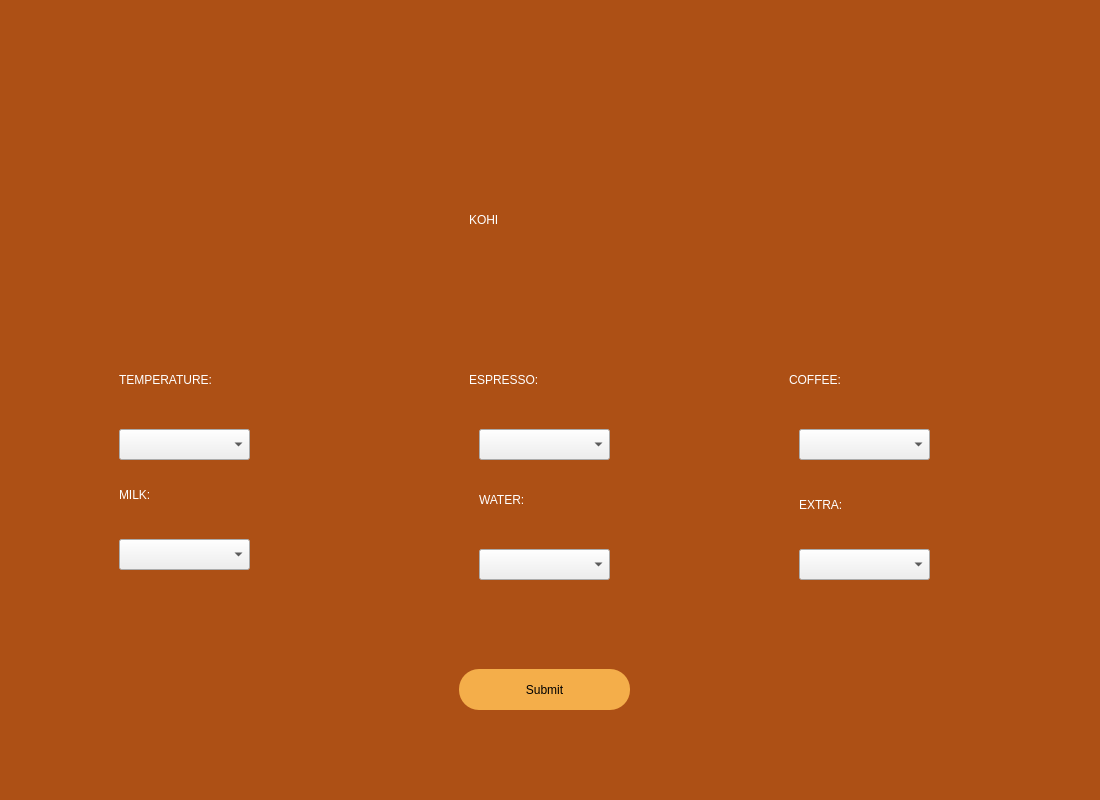
<?xml version="1.0" encoding="UTF-8"?>
<ui version="4.0">
 <class>Dialog</class>
 <widget class="QDialog" name="Dialog">
  <property name="geometry">
   <rect>
    <x>0</x>
    <y>0</y>
    <width>1100</width>
    <height>800</height>
   </rect>
  </property>
  <property name="windowTitle">
   <string>Dialog</string>
  </property>
  <widget class="QWidget" name="widget" native="true">
   <property name="geometry">
    <rect>
     <x>-1</x>
     <y>-1</y>
     <width>1101</width>
     <height>801</height>
    </rect>
   </property>
   <property name="styleSheet">
    <string notr="true">QWidget#widget{
background-color: rgb(173, 80, 21);}
</string>
   </property>
   <widget class="QPushButton" name="But1">
    <property name="geometry">
     <rect>
      <x>460</x>
      <y>670</y>
      <width>171</width>
      <height>41</height>
     </rect>
    </property>
    <property name="styleSheet">
     <string notr="true">border-radius:20px;
background-color: rgb(244, 174, 74);</string>
    </property>
    <property name="text">
     <string>Submit</string>
    </property>
   </widget>
   <widget class="QComboBox" name="comboBox">
    <property name="geometry">
     <rect>
      <x>120</x>
      <y>430</y>
      <width>131</width>
      <height>31</height>
     </rect>
    </property>
    <item>
     <property name="text">
      <string/>
     </property>
    </item>
    <item>
     <property name="text">
      <string>Hot</string>
     </property>
    </item>
    <item>
     <property name="text">
      <string>Cold</string>
     </property>
    </item>
    <item>
     <property name="text">
      <string>Steaming</string>
     </property>
    </item>
    <item>
     <property name="text">
      <string>Warm</string>
     </property>
    </item>
    <item>
     <property name="text">
      <string>Scalding</string>
     </property>
    </item>
   </widget>
   <widget class="QComboBox" name="comboBox3">
    <property name="geometry">
     <rect>
      <x>800</x>
      <y>430</y>
      <width>131</width>
      <height>31</height>
     </rect>
    </property>
    <item>
     <property name="text">
      <string/>
     </property>
    </item>
    <item>
     <property name="text">
      <string>No</string>
     </property>
    </item>
    <item>
     <property name="text">
      <string>Yes</string>
     </property>
    </item>
   </widget>
   <widget class="QComboBox" name="comboBox4">
    <property name="geometry">
     <rect>
      <x>120</x>
      <y>540</y>
      <width>131</width>
      <height>31</height>
     </rect>
    </property>
    <item>
     <property name="text">
      <string/>
     </property>
    </item>
    <item>
     <property name="text">
      <string>No</string>
     </property>
    </item>
    <item>
     <property name="text">
      <string>Yes</string>
     </property>
    </item>
   </widget>
   <widget class="QComboBox" name="comboBox5">
    <property name="geometry">
     <rect>
      <x>480</x>
      <y>550</y>
      <width>131</width>
      <height>31</height>
     </rect>
    </property>
    <item>
     <property name="text">
      <string/>
     </property>
    </item>
    <item>
     <property name="text">
      <string>No</string>
     </property>
    </item>
    <item>
     <property name="text">
      <string>Yes</string>
     </property>
    </item>
   </widget>
   <widget class="QComboBox" name="comboBox2">
    <property name="geometry">
     <rect>
      <x>480</x>
      <y>430</y>
      <width>131</width>
      <height>31</height>
     </rect>
    </property>
    <item>
     <property name="text">
      <string/>
     </property>
    </item>
    <item>
     <property name="text">
      <string>0</string>
     </property>
    </item>
    <item>
     <property name="text">
      <string>1</string>
     </property>
    </item>
    <item>
     <property name="text">
      <string>2</string>
     </property>
    </item>
   </widget>
   <widget class="QComboBox" name="comboBox6">
    <property name="geometry">
     <rect>
      <x>800</x>
      <y>550</y>
      <width>131</width>
      <height>31</height>
     </rect>
    </property>
    <item>
     <property name="text">
      <string/>
     </property>
    </item>
    <item>
     <property name="text">
      <string>No</string>
     </property>
    </item>
    <item>
     <property name="text">
      <string>Foam</string>
     </property>
    </item>
    <item>
     <property name="text">
      <string>Chocolate Syrup</string>
     </property>
    </item>
    <item>
     <property name="text">
      <string>Whipped Cream</string>
     </property>
    </item>
    <item>
     <property name="text">
      <string>Vanilla Icecream</string>
     </property>
    </item>
    <item>
     <property name="text">
      <string>Ice Flavouring Syrup</string>
     </property>
    </item>
   </widget>
   <widget class="QLabel" name="label">
    <property name="geometry">
     <rect>
      <x>120</x>
      <y>350</y>
      <width>301</width>
      <height>61</height>
     </rect>
    </property>
    <property name="styleSheet">
     <string notr="true">font: 20pt &quot;Montserrat&quot;;
color: rgb(255, 255, 255);</string>
    </property>
    <property name="text">
     <string>TEMPERATURE:</string>
    </property>
   </widget>
   <widget class="QLabel" name="label_2">
    <property name="geometry">
     <rect>
      <x>470</x>
      <y>360</y>
      <width>241</width>
      <height>41</height>
     </rect>
    </property>
    <property name="styleSheet">
     <string notr="true">font: 20pt &quot;Montserrat&quot;;
color: rgb(255, 255, 255);</string>
    </property>
    <property name="text">
     <string>ESPRESSO:</string>
    </property>
   </widget>
   <widget class="QLabel" name="label_3">
    <property name="geometry">
     <rect>
      <x>790</x>
      <y>360</y>
      <width>221</width>
      <height>41</height>
     </rect>
    </property>
    <property name="styleSheet">
     <string notr="true">font: 20pt &quot;Montserrat&quot;;
color: rgb(255, 255, 255);</string>
    </property>
    <property name="text">
     <string>COFFEE:</string>
    </property>
   </widget>
   <widget class="QLabel" name="label_4">
    <property name="geometry">
     <rect>
      <x>120</x>
      <y>470</y>
      <width>111</width>
      <height>51</height>
     </rect>
    </property>
    <property name="styleSheet">
     <string notr="true">font: 20pt &quot;Montserrat&quot;;
color: rgb(255, 255, 255);</string>
    </property>
    <property name="text">
     <string>MILK:</string>
    </property>
   </widget>
   <widget class="QLabel" name="label_5">
    <property name="geometry">
     <rect>
      <x>480</x>
      <y>480</y>
      <width>181</width>
      <height>41</height>
     </rect>
    </property>
    <property name="styleSheet">
     <string notr="true">font: 20pt &quot;Montserrat&quot;;
color: rgb(255, 255, 255);</string>
    </property>
    <property name="text">
     <string>WATER:</string>
    </property>
   </widget>
   <widget class="QLabel" name="label_6">
    <property name="geometry">
     <rect>
      <x>800</x>
      <y>490</y>
      <width>131</width>
      <height>31</height>
     </rect>
    </property>
    <property name="styleSheet">
     <string notr="true">font: 20pt &quot;Montserrat&quot;;
color: rgb(255, 255, 255);</string>
    </property>
    <property name="text">
     <string>EXTRA:</string>
    </property>
   </widget>
   <widget class="QLabel" name="label_7">
    <property name="geometry">
     <rect>
      <x>470</x>
      <y>190</y>
      <width>301</width>
      <height>61</height>
     </rect>
    </property>
    <property name="styleSheet">
     <string notr="true">font: 75 40pt &quot;Oleo Script&quot;;
color: rgb(255, 255, 255);</string>
    </property>
    <property name="text">
     <string>KOHI</string>
    </property>
   </widget>
  </widget>
 </widget>
 <resources/>
 <connections/>
</ui>
